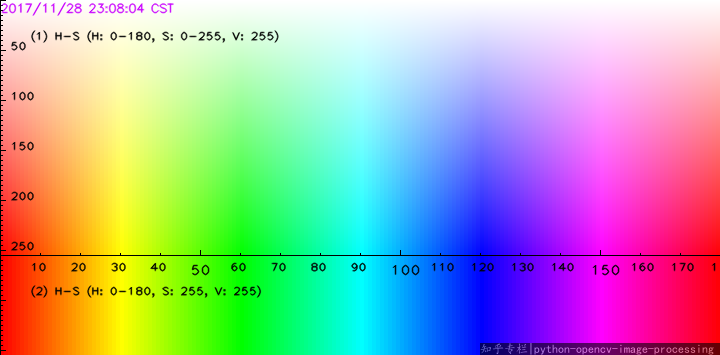
#> input picture chart.png, 720 x 355 px, given in place of the camera
$ python 'blurring and smoothing.py'
#> lines starting #> are read from the running program, lines starting #| are printed output that depends on the picture; after the words box and inside, x2 and y2 are one past the last pixel; in counts of white or black regions, pixels touching at a corner belong together
import cv2
import numpy as np

cap = cv2.VideoCapture(1)
while True:
    _, frame = cap.read()
#> frame is the input picture: shape (355, 720, 3); mean B, G, R 170.7, 171.1, 169.8
    hsv = cv2.cvtColor(frame, cv2.COLOR_BGR2HSV)  # hue saturation value(hsv)
#> hsv: shape (355, 720, 3); mean H, S, V 89.4, 162.1, 249.9
    mask = cv2.inRange(hsv, (95, 50, 20),
                       (125, 255, 255))  # here blue color is detected   if hsv is in the range mask=1 else mask=0
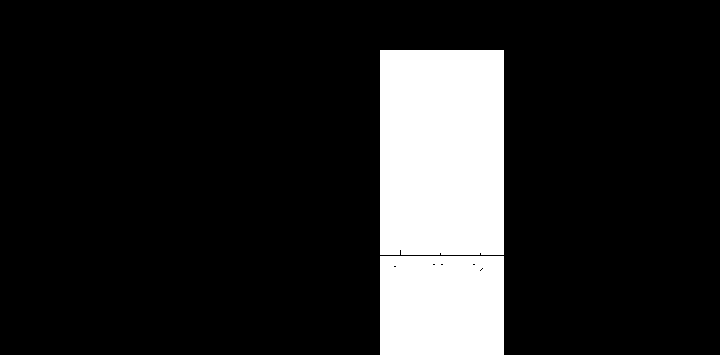
#> mask: shape (355, 720); 14.7% white; 2 white regions, box (x1, y1, x2, y2) and area: (380, 50, 504, 255) 25411, (380, 256, 504, 355) 12265
    result = cv2.bitwise_and(frame, frame, mask=mask)
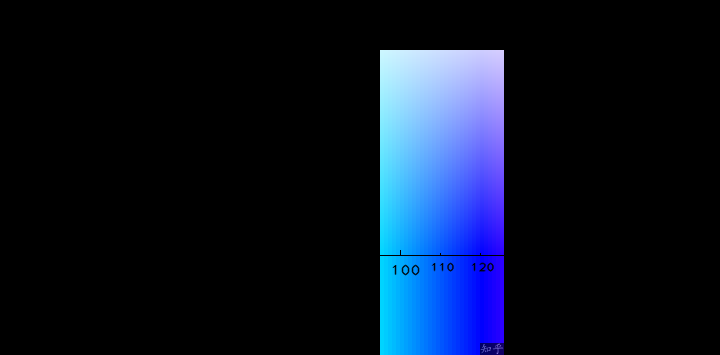
#> result: shape (355, 720, 3); mean B, G, R 37.3, 19.7, 10.7

    kernel = np.ones((15, 15), np.float32) / 225
    smoothed = cv2.filter2D(result, -1, kernel)
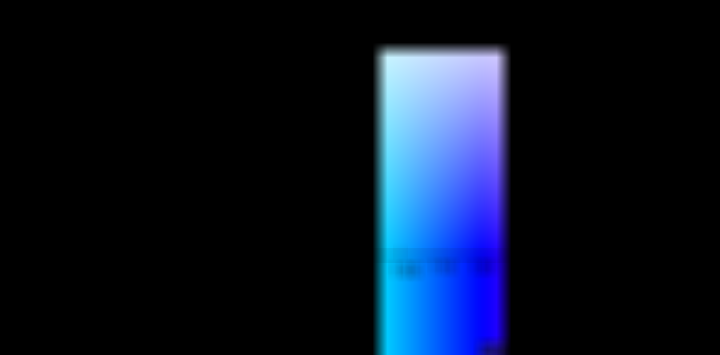
#> smoothed: shape (355, 720, 3); mean B, G, R 37.3, 19.7, 10.7
    gaussian_blur = cv2.GaussianBlur(result, (15, 15), 0)
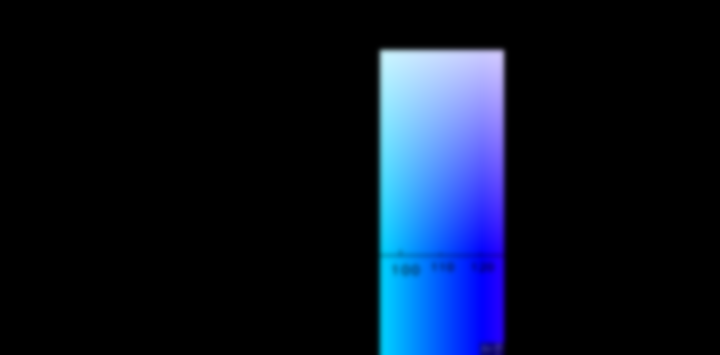
#> gaussian_blur: shape (355, 720, 3); mean B, G, R 37.3, 19.7, 10.7
    median_blur = cv2.medianBlur(result, 15)
    # cv2.imshow("frame",frame)
    # cv2.imshow("mask",mask)
    cv2.imshow("result", result)
    cv2.imshow("smoothed", smoothed)
    cv2.imshow("gaussian", gaussian_blur)
    cv2.imshow("median", median_blur)
    if cv2.waitKey(20) & 0xFF == ord('q'):
#> (key q is pressed here)
        break
cap.release()
cv2.destroyAllWindows()

$ run again, on colorchecker.png
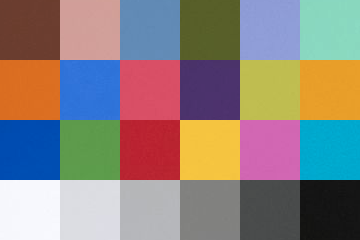
#> input picture colorchecker.png, 360 x 240 px, given in place of the camera
#> frame is the input picture: shape (240, 360, 3); mean B, G, R 127, 130.8, 140.3
#> hsv: shape (240, 360, 3); mean H, S, V 79, 121.8, 178.1
#> `mask = cv2.inRange(hsv, (95, 50, 20), (125, 255, 255))`:
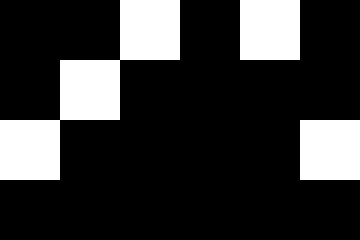
#> mask: shape (240, 360); 20.8% white; 3 white regions, box (x1, y1, x2, y2) and area: (0, 0, 180, 180) 10800, (240, 0, 300, 60) 3600, (300, 120, 360, 180) 3600
#> `gaussian_blur = cv2.GaussianBlur(result, (15, 15), 0)`:
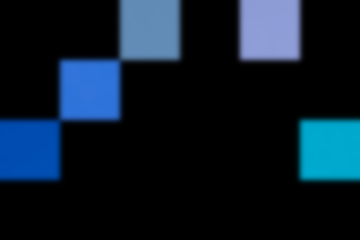
#> gaussian_blur: shape (240, 360, 3); mean B, G, R 41.5, 27.3, 12
